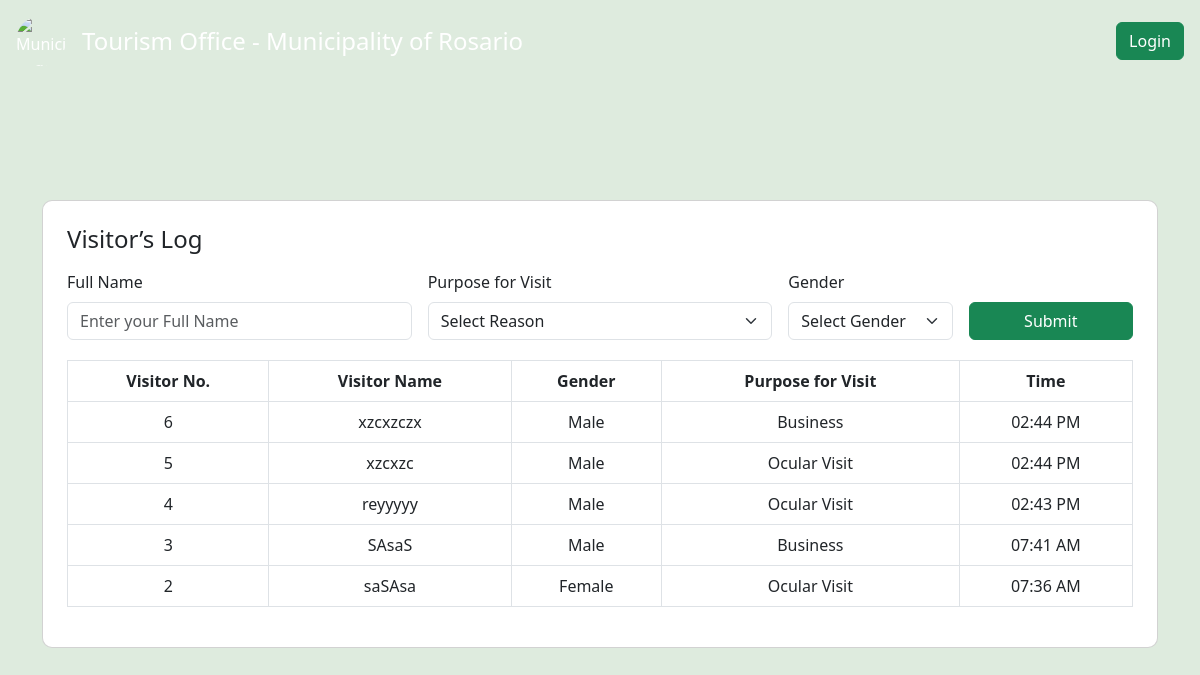
The page / on the database its author committed.
### tables this page shows
CREATE TABLE `visitors` (
  `visitor_id` int(255) NOT NULL,
  `fullName` varchar(255) NOT NULL,
  `gender` varchar(255) NOT NULL,
  `reason` varchar(255) NOT NULL,
  `time` timestamp NOT NULL DEFAULT current_timestamp() ON UPDATE current_timestamp()
);

### index.php (the view, shortened to what this page needs)
<?php
    include 'connection.php';
?>
<!DOCTYPE html>
<html lang="en">
<head>
    <link href="https://cdn.jsdelivr.net/npm/bootstrap@5.3.0/dist/css/bootstrap.min.css" rel="stylesheet">
</head>
<body>
    <div class="header d-flex align-items-center justify-content-between p-3">
        <div class="d-flex align-items-center">
            <img src="img/rosariologo.png" alt="Municipality Logo" class="logo">
            <h4 class="mb-0 ms-3 text-white">Tourism Office - Municipality of Rosario</h4>
        </div>
        <button class="btn btn-success">Login</button>
    </div>
    <div class="container mt-5">
        <div class="card p-4">
            <h4 class="mb-3">Visitor’s Log</h4>
            <form id="visitorForm" method="POST">
                <div class="row g-3">
                    <div class="col-md-4">
                        <label for="fullName" class="form-label">Full Name</label>
                        <input type="text" id="fullName" name="fullName" class="form-control" placeholder="Enter your Full Name" required>
                    </div>
                    <div class="col-md-4">
                        <label for="visitReason" class="form-label">Purpose for Visit</label>
                        <select id="visitReason" name="visitReason" class="form-select" required>
                            <option value="" disabled selected>Select Reason</option>
                        </select>
                    </div>
                    <div class="col-md-2">
                        <label for="gender" class="form-label">Gender</label>
                        <select id="gender" name="gender" class="form-select" required>
                            <option value="" disabled selected>Select Gender</option>
                        </select>
                    </div>
                    <div class="col-md-2 d-flex align-items-end">
                        <button type="submit" class="btn btn-success w-100">Submit</button>
                    </div>
                </div>
            </form>
            <table class="table table-bordered text-center">
                <thead class="bg-success text-white">
                    <tr>
                        <th>Visitor No.</th>
                        <th>Visitor Name</th>
                        <th>Gender</th>
                        <th>Purpose for Visit</th>
                        <th>Time</th>
                    </tr>
                </thead>
                <tbody id="visitorTable">
                    <?php
                    $sql = "SELECT * FROM visitors ORDER BY visitor_id DESC LIMIT 5";
                    $result = $conn->query($sql);
                    if ($result->num_rows > 0) {
                        while ($row = $result->fetch_assoc()) {
                            $formattedTime = date("h:i A", strtotime($row['time']));
                            echo "<tr>
                                <td>{$row['visitor_id']}</td>
                                <td>{$row['fullName']}</td>
                                <td>{$row['gender']}</td>
                                <td>{$row['reason']}</td>
                                <td>{$formattedTime}</td>
                            </tr>";
                        }
                    }
                    ?>
                </tbody>
            </table>
        </div>
    </div>
</body>
</html>

### index.php (style rules this page uses)
body { background: url('img/casabg.jpg') no-repeat center center/cover; height: 100vh; margin: 0; display: flex; flex-direction: column; align-items: center; justify-content: center; position: relative; }
.header { position: fixed; top: 0; left: 0; width: 100%; color: white; padding: 15px 20px; padding-left: 90px; padding-right: 90px; display: flex; align-items: center; z-index: 10; }
.logo { height: 50px; width: 50px; border-radius: 50%; object-fit: cover; }
.header h4 { margin: 0; }
.card { position: relative; background: white; border-radius: 10px; padding: 20px; z-index: 10; }
.table { margin-top: 20px; }

### rows shown on the page
visitors: visitor_id "6", fullName "xzcxzczx", gender "Male", reason "Business", time "02:44 PM"
visitors: visitor_id "5", fullName "xzcxzc", gender "Male", reason "Ocular Visit", time "02:44 PM"
visitors: visitor_id "4", fullName "reyyyyy", gender "Male", reason "Ocular Visit", time "02:43 PM"
visitors: visitor_id "3", fullName "SAsaS", gender "Male", reason "Business", time "07:41 AM"
visitors: visitor_id "2", fullName "saSAsa", gender "Female", reason "Ocular Visit", time "07:36 AM"
